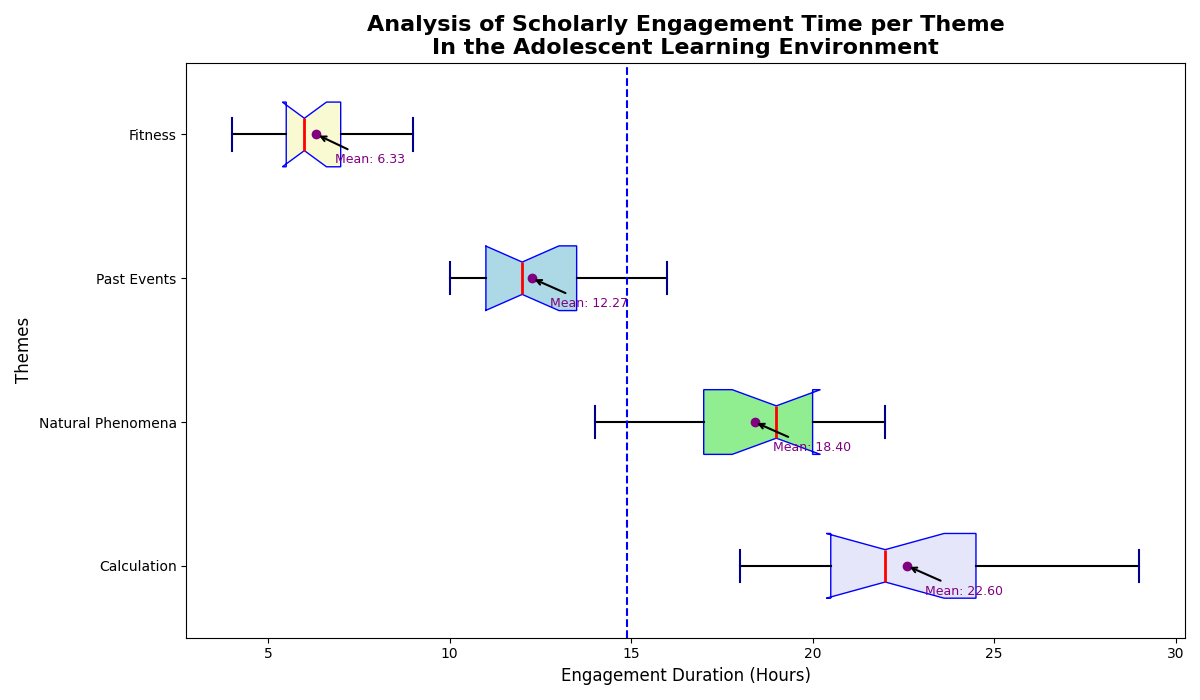

Here is the Python script that generated this plot:
import matplotlib.pyplot as plt
import numpy as np

# Data for hours spent on each subject by students over a month
math_hours = [20, 22, 19, 21, 23, 24, 22, 21, 25, 26, 28, 29, 18, 20, 21]
science_hours = [18, 17, 16, 19, 20, 22, 21, 19, 18, 17, 15, 14, 19, 20, 21]
history_hours = [10, 12, 11, 13, 14, 15, 13, 14, 16, 11, 10, 12, 10, 11, 12]
pe_hours = [5, 6, 7, 6, 8, 9, 7, 6, 5, 4, 5, 6, 6, 7, 8]

study_data = [math_hours, science_hours, history_hours, pe_hours]

subjects = ['Calculation', 'Natural Phenomena', 'Past Events', 'Fitness']

plt.figure(figsize=(12, 7))
bp = plt.boxplot(study_data, vert=False, patch_artist=True, notch=True,
                 boxprops=dict(color='blue'),
                 medianprops=dict(color='red', linewidth=2),
                 whiskerprops=dict(color='black', linewidth=1.5),
                 capprops=dict(color='darkblue', linewidth=1.5),
                 flierprops=dict(marker='o', color='orange', markersize=8, linestyle='none', markeredgecolor='orange'))

colors = ['lavender', 'lightgreen', 'lightblue', 'lightgoldenrodyellow']
for patch, color in zip(bp['boxes'], colors):
    patch.set_facecolor(color)

plt.title('Analysis of Scholarly Engagement Time per Theme\nIn the Adolescent Learning Environment', fontsize=16, fontweight='bold')
plt.xlabel('Engagement Duration (Hours)', fontsize=12)
plt.ylabel('Themes', fontsize=12)

plt.yticks(range(1, len(subjects) + 1), subjects)

means = [np.mean(data_set) for data_set in study_data]
for idx, mean in enumerate(means, start=1):
    plt.scatter(mean, idx, color='purple', zorder=3)
    plt.annotate(f'Mean: {mean:.2f}', xy=(mean, idx), xytext=(mean + 0.5, idx - 0.2),
                 fontsize=9, color='purple', arrowprops=dict(facecolor='purple', arrowstyle='->', lw=1.5))

average_study_time = np.mean([item for sublist in study_data for item in sublist])
plt.axvline(average_study_time, color='blue', linestyle='--', linewidth=1.5)

plt.tight_layout()

plt.show()
